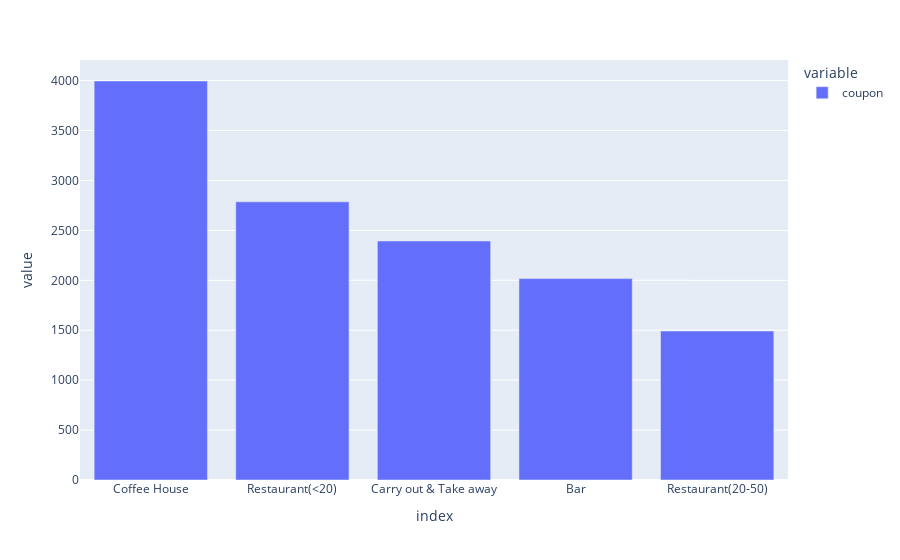

Here is the notebook cell this chart was saved with:
### Markdown cell above
5. Use a bar plot to visualize the `coupon` column.

### Code cell
px.bar(data["coupon"].value_counts())

### Figure 1 — Plotly figure (JSON) as saved in the notebook; plotly's stock layout.template omitted (floating-point values rounded to 4 significant figures)
{"data": [{"alignmentgroup": "True", "hovertemplate": "variable=coupon<br>index=%{x}<br>value=%{y}<extra></extra>", "legendgroup": "coupon", "marker": {"color": "#636efa", "pattern": {"shape": ""}}, "name": "coupon", "offsetgroup": "coupon", "orientation": "v", "showlegend": true, "textposition": "auto", "type": "bar", "x": ["Coffee House", "Restaurant(<20)", "Carry out & Take away", "Bar", "Restaurant(20-50)"], "xaxis": "x", "y": [3996, 2786, 2393, 2017, 1492], "yaxis": "y"}], "layout": {"barmode": "relative", "legend": {"title": {"text": "variable"}, "tracegroupgap": 0}, "margin": {"t": 60}, "xaxis": {"anchor": "y", "domain": [0, 1], "title": {"text": "index"}}, "yaxis": {"anchor": "x", "domain": [0, 1], "title": {"text": "value"}}}}
